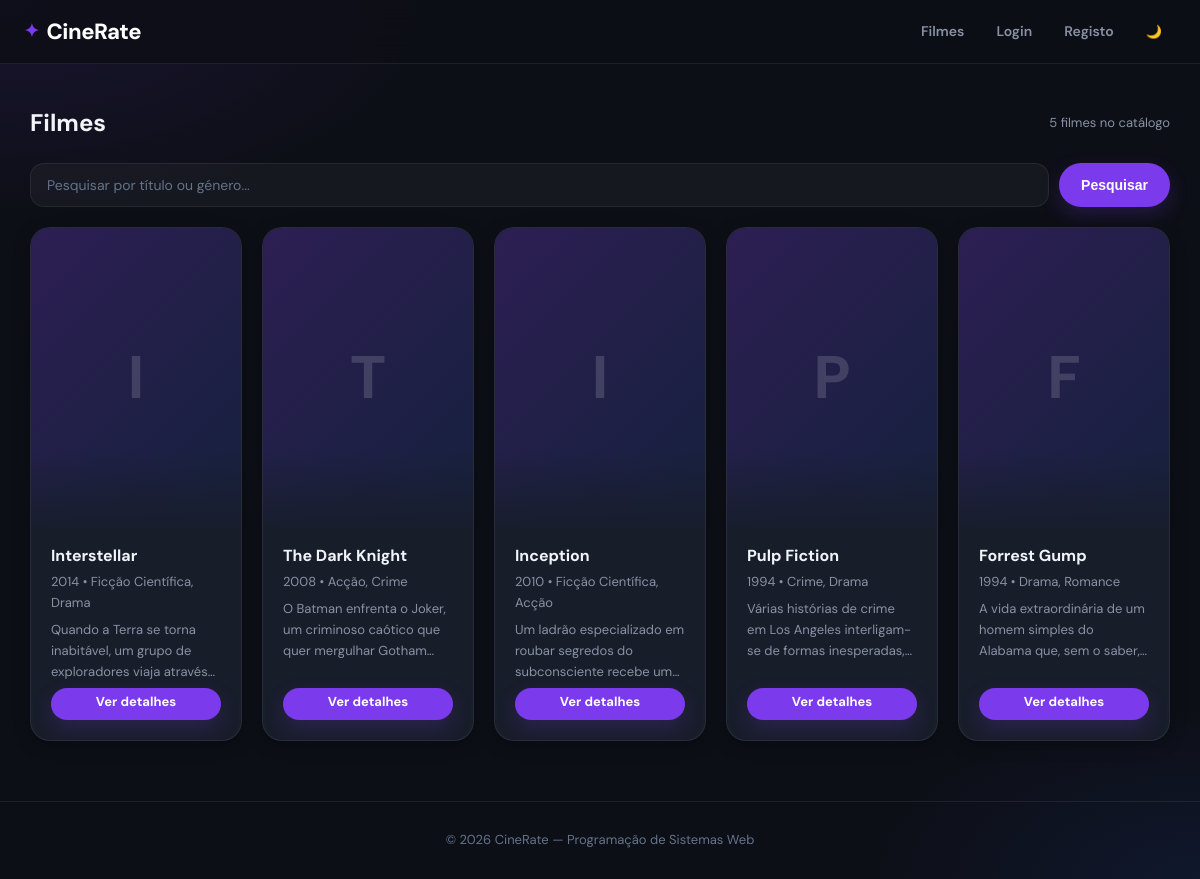
/pages/movies.php, run on the app's committed database.
### tables this page shows
CREATE TABLE IF NOT EXISTS movies (
                                      id          INT           AUTO_INCREMENT PRIMARY KEY,
                                      title       VARCHAR(150)  NOT NULL,                           
    year        INT           DEFAULT NULL,                       
    genre       VARCHAR(100)  DEFAULT NULL,                       
    description TEXT,                                             
    image       VARCHAR(255)  DEFAULT NULL,                       
    created_at  TIMESTAMP     DEFAULT CURRENT_TIMESTAMP           
    );

### pages/movies.php (the view, shortened to what this page needs)
<?php
require_once '../config/db.php';
$search = trim($_GET['search'] ?? '');
if ($search !== '') {
    $searchTerm = '%' . $search . '%';
    $stmt = $pdo->prepare("
        SELECT * FROM movies
        WHERE title LIKE ? OR genre LIKE ?
        ORDER BY created_at DESC
    ");
    $stmt->execute([$searchTerm, $searchTerm]);
} else {
    $stmt = $pdo->query("SELECT * FROM movies ORDER BY created_at DESC");
}
$movies = $stmt->fetchAll(PDO::FETCH_ASSOC);
?>
<?php include '../includes/header.php'; ?>
    <main class="container">
        <div class="section-header">
            <h2>Filmes</h2>
            <span class="text-muted">
            <?= count($movies) ?> <?= count($movies) === 1 ? 'filme' : 'filmes' ?>
            <?= $search !== '' ? 'encontrados' : 'no catálogo' ?>
        </span>
        </div>
        <form method="GET" action="movies.php" class="search-form" role="search">
            <input
                    type="text"
                    name="search"
                    placeholder="Pesquisar por título ou género..."
                    value="<?= htmlspecialchars($search) ?>"
                    aria-label="Pesquisar filmes">
            <button type="submit" class="btn">Pesquisar</button>
        </form>
        <section class="movie-grid">
            <?php foreach ($movies as $movie): ?>
                <article class="movie-card">
                    <div class="movie-poster <?= !empty($movie['image']) ? 'has-image' : 'no-image' ?>">
                        <?php if (!empty($movie['image'])): ?>
                            <img
                                    src="/cinerate/assets/uploads/<?= htmlspecialchars($movie['image']) ?>"
                                    alt="Poster de <?= htmlspecialchars($movie['title']) ?>"
                                    loading="lazy">
                        <?php else: ?>
                            <?= strtoupper(substr(htmlspecialchars($movie['title']), 0, 1)) ?>
                        <?php endif; ?>
                    </div>
                    <div class="movie-info">
                        <h3><?= htmlspecialchars($movie['title']) ?></h3>
                        <p>
                            <?= htmlspecialchars($movie['year']) ?>
                            &bull;
                            <?= htmlspecialchars($movie['genre']) ?>
                        </p>
                        <p><?= htmlspecialchars($movie['description']) ?></p>
                        <a href="movie.php?id=<?= (int) $movie['id'] ?>" class="btn btn-small">
                            Ver detalhes
                        </a>
                    </div>
                </article>
            <?php endforeach; ?>
        </section>
    </main>
<?php include '../includes/footer.php'; ?>

### assets/css/style.css (style rules this page uses)
* { margin: 0; padding: 0; box-sizing: border-box; }
:root { --bg: #0d0f17; --bg-soft: #131720; --card: #181d2a; --card-hover: #1e2436; --text: #f1f5f9; --muted: #8892a4; --text-dim: #64748b; --accent: #7c3aed; --accent-light: #a78bfa; --accent-glow: rgba(124,58,237,0.20); --gold: #f59e0b; --danger: #e11d48; --success: #10b981; --border: rgba(255,255,255,0.07); --border-focus: rgba(124,58,237,0.55); --shadow: 0 20px 50px rgba(0,0,0,0.45); --shadow-sm: 0 4px 16px rgba(0,0,0,0.30); --radius: 14px; --radius-lg: 20px; --radius-pill: 999px; }
body { font-family: 'DM Sans', 'Segoe UI', Arial, sans-serif; background-color: var(--bg); color: var(--text); min-height: 100vh; line-height: 1.6; background-image: radial-gradient(ellipse 60% 40% at 0% 0%, rgba(124,58,237,0.12) 0%, transparent 60%), radial-gradient(ellipse 50% 35% at 100% 100%, rgba(37,99,235,0.10) 0%, transparent 55%); background-attachment: fixed; }
a { color: var(--accent-light); text-decoration: none; transition: color 0.2s ease; }
.container { max-width: 1180px; margin: 40px auto; padding: 0 20px; }
.btn { display: inline-flex; align-items: center; justify-content: center; gap: 8px; padding: 11px 22px; border-radius: var(--radius-pill); font-size: 14px; font-weight: 700; cursor: pointer; text-decoration: none; border: none; transition: transform 0.15s ease, box-shadow 0.15s ease, background 0.2s; white-space: nowrap; }
.btn-primary, .btn:not(.btn-secondary):not(.btn-ghost) { background: var(--accent); color: #fff; box-shadow: 0 8px 20px var(--accent-glow); }
.btn-small { padding: 7px 14px; font-size: 13px; }
.form input, .form textarea, .form select, .search-form input, .reply-form textarea { background: rgba(255,255,255,0.04); color: var(--text); padding: 12px 16px; border-radius: var(--radius); border: 1px solid var(--border); font-size: 14px; font-family: inherit; outline: none; width: 100%; transition: border-color 0.2s, box-shadow 0.2s; }
.form input::placeholder, .search-form input::placeholder { color: var(--text-dim); }
.search-form { display: flex; gap: 10px; margin: 20px 0; }
.search-form input { flex: 1; }
.movie-grid { display: grid; grid-template-columns: repeat(auto-fill, minmax(210px, 1fr)); gap: 20px; margin-top: 20px; }
.movie-card { background: var(--card); border: 1px solid var(--border); border-radius: var(--radius-lg); overflow: hidden; box-shadow: var(--shadow-sm); transition: transform 0.22s ease, box-shadow 0.22s ease, border-color 0.22s ease; display: flex; flex-direction: column; }
.movie-poster { position: relative; height: 300px; background: linear-gradient(135deg, rgba(124,58,237,0.25), rgba(37,99,235,0.15)), #12151f; display: grid; place-items: center; font-size: 60px; font-weight: 800; color: rgba(255,255,255,0.15); flex-shrink: 0; overflow: hidden; }
.movie-poster::after { content: ""; position: absolute; bottom: 0; left: 0; right: 0; height: 80px; background: linear-gradient(to top, rgba(24,29,42,0.9), transparent); pointer-events: none; }
.movie-info { padding: 18px 20px 20px; display: flex; flex-direction: column; flex: 1; gap: 6px; }
.movie-info h3 { font-size: 16px; font-weight: 700; line-height: 1.3; color: var(--text); display: -webkit-box; -webkit-line-clamp: 2; -webkit-box-orient: vertical; overflow: hidden; }
.movie-info p { color: var(--muted); font-size: 13px; margin: 0; }
.movie-info p:last-of-type { display: -webkit-box; -webkit-line-clamp: 3; -webkit-box-orient: vertical; overflow: hidden; flex-shrink: 0; }
.movie-info .btn { margin-top: auto; padding-top: 4px; }
.section-header { display: flex; justify-content: space-between; align-items: center; margin-bottom: 16px; }
.text-muted { color: var(--muted); font-size: 13px; }

### data on the page
movies: title "I", title "Interstellar", year "2014", genre "Ficção Científica, Drama", description "Quando a Terra se torna inabitável, um grupo de exploradores viaja…"
movies: title "T", title "The Dark Knight", year "2008", genre "Acção, Crime", description "O Batman enfrenta o Joker, um criminoso caótico que quer mergulhar…"
movies: title "I", title "Inception", year "2010", genre "Ficção Científica, Acção", description "Um ladrão especializado em roubar segredos do subconsciente recebe…"
movies: title "P", title "Pulp Fiction", year "1994", genre "Crime, Drama", description "Várias histórias de crime em Los Angeles interligam-se de formas…"
movies: title "F", title "Forrest Gump", year "1994", genre "Drama, Romance", description "A vida extraordinária de um homem simples do Alabama que, sem o…"

### other printed values
count($movies) "5"
